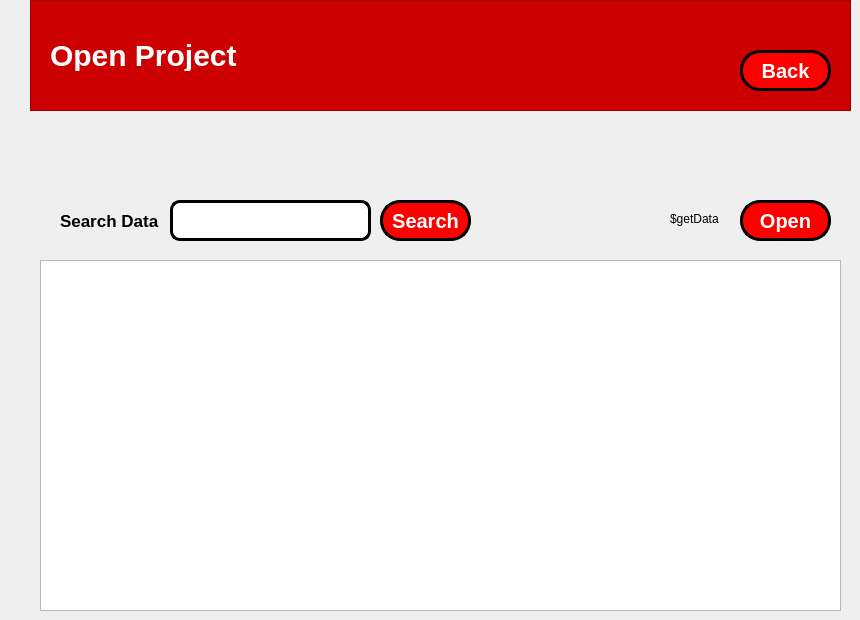
    <widget class="QWidget" name="openProject_5">
     <widget class="QTableView" name="tbOpenProjectTabel">
      <property name="geometry">
       <rect>
        <x>40</x>
        <y>260</y>
        <width>801</width>
        <height>351</height>
       </rect>
      </property>
     </widget>
     <widget class="QLabel" name="txtOpenProjectGetData">
      <property name="geometry">
       <rect>
        <x>670</x>
        <y>210</y>
        <width>67</width>
        <height>17</height>
       </rect>
      </property>
      <property name="text">
       <string>$getData</string>
      </property>
     </widget>
     <widget class="QPushButton" name="pushButton_3">
      <property name="geometry">
       <rect>
        <x>740</x>
        <y>50</y>
        <width>91</width>
        <height>41</height>
       </rect>
      </property>
      <property name="cursor">
       <cursorShape>PointingHandCursor</cursorShape>
      </property>
      <property name="layoutDirection">
       <enum>Qt::LeftToRight</enum>
      </property>
      <property name="styleSheet">
       <string notr="true">QPushButton {
	border-radius: 20px;
	background: red;
	color: white;
	font-weight: bold;
	font-size: 20px;
	border: 3px solid black;
	display: flex;
   	flex-direction: column;
  	align-items: center; 
  	text-align: center;
}

QPushButton:hover {
    background: qradialgradient(
        cx: 0.3, cy: -0.4, fx: 0.3, fy: -0.4,
        radius: 1.35, stop: 0 #fff, stop: 1 #bbb
        );
	color: black;
	border: 3px solid black;
    }

QPushButton:pressed {
    border-style: inset;
    background: qradialgradient(
        cx: 0.4, cy: -0.1, fx: 0.4, fy: -0.1,
        radius: 1.35, stop: 0 #fff, stop: 1 #ddd
        );
    }

QPushButton::icon {
    margin-bottom: 5px; 
}
</string>
      </property>
      <property name="text">
       <string>Back</string>
      </property>
      <property name="iconSize">
       <size>
        <width>50</width>
        <height>50</height>
       </size>
      </property>
      <property name="flat">
       <bool>false</bool>
      </property>
     </widget>
     <widget class="QFrame" name="frame_3">
      <property name="geometry">
       <rect>
        <x>30</x>
        <y>0</y>
        <width>821</width>
        <height>111</height>
       </rect>
      </property>
      <property name="styleSheet">
       <string notr="true">QFrame {
	background-color: rgb(204, 0, 0);
	color: white;
}</string>
      </property>
      <property name="frameShape">
       <enum>QFrame::StyledPanel</enum>
      </property>
      <property name="frameShadow">
       <enum>QFrame::Raised</enum>
      </property>
      <widget class="QLabel" name="label_12">
       <property name="geometry">
        <rect>
         <x>20</x>
         <y>40</y>
         <width>251</width>
         <height>31</height>
        </rect>
       </property>
       <property name="styleSheet">
        <string notr="true">QLabel {
	font-size: 30px;
	font-weight: bold;
}</string>
       </property>
       <property name="text">
        <string>Open Project</string>
       </property>
      </widget>
     </widget>
     <widget class="QPushButton" name="btOpenProjectBuka">
      <property name="geometry">
       <rect>
        <x>740</x>
        <y>200</y>
        <width>91</width>
        <height>41</height>
       </rect>
      </property>
      <property name="cursor">
       <cursorShape>PointingHandCursor</cursorShape>
      </property>
      <property name="layoutDirection">
       <enum>Qt::LeftToRight</enum>
      </property>
      <property name="styleSheet">
       <string notr="true">QPushButton {
	border-radius: 20px;
	background: red;
	color: white;
	font-weight: bold;
	font-size: 20px;
	border: 3px solid black;
	display: flex;
   	flex-direction: column;
  	align-items: center; 
  	text-align: center;
}

QPushButton:hover {
    background: qradialgradient(
        cx: 0.3, cy: -0.4, fx: 0.3, fy: -0.4,
        radius: 1.35, stop: 0 #fff, stop: 1 #bbb
        );
	color: black;
	border: 3px solid black;
    }

QPushButton:pressed {
    border-style: inset;
    background: qradialgradient(
        cx: 0.4, cy: -0.1, fx: 0.4, fy: -0.1,
        radius: 1.35, stop: 0 #fff, stop: 1 #ddd
        );
    }

QPushButton::icon {
    margin-bottom: 5px; 
}
</string>
      </property>
      <property name="text">
       <string>Open</string>
      </property>
      <property name="iconSize">
       <size>
        <width>50</width>
        <height>50</height>
       </size>
      </property>
      <property name="flat">
       <bool>false</bool>
      </property>
     </widget>
     <widget class="QPushButton" name="btOpenProjectCari">
      <property name="geometry">
       <rect>
        <x>380</x>
        <y>200</y>
        <width>91</width>
        <height>41</height>
       </rect>
      </property>
      <property name="cursor">
       <cursorShape>PointingHandCursor</cursorShape>
      </property>
      <property name="layoutDirection">
       <enum>Qt::LeftToRight</enum>
      </property>
      <property name="styleSheet">
       <string notr="true">QPushButton {
	border-radius: 20px;
	background: red;
	color: white;
	font-weight: bold;
	font-size: 20px;
	border: 3px solid black;
	display: flex;
   	flex-direction: column;
  	align-items: center; 
  	text-align: center;
}

QPushButton:hover {
    background: qradialgradient(
        cx: 0.3, cy: -0.4, fx: 0.3, fy: -0.4,
        radius: 1.35, stop: 0 #fff, stop: 1 #bbb
        );
	color: black;
	border: 3px solid black;
    }

QPushButton:pressed {
    border-style: inset;
    background: qradialgradient(
        cx: 0.4, cy: -0.1, fx: 0.4, fy: -0.1,
        radius: 1.35, stop: 0 #fff, stop: 1 #ddd
        );
    }

QPushButton::icon {
    margin-bottom: 5px; 
}
</string>
      </property>
      <property name="text">
       <string>Search</string>
      </property>
      <property name="iconSize">
       <size>
        <width>50</width>
        <height>50</height>
       </size>
      </property>
      <property name="flat">
       <bool>false</bool>
      </property>
     </widget>
     <widget class="QLabel" name="label_13">
      <property name="geometry">
       <rect>
        <x>60</x>
        <y>200</y>
        <width>101</width>
        <height>41</height>
       </rect>
      </property>
      <property name="styleSheet">
       <string notr="true">QLabel {
	font-size: 17px;
	font-weight: bold;
}</string>
      </property>
      <property name="text">
       <string>Search Data</string>
      </property>
     </widget>
     <widget class="QPushButton" name="btOpenProjectKembali">
      <property name="geometry">
       <rect>
        <x>740</x>
        <y>50</y>
        <width>91</width>
        <height>41</height>
       </rect>
      </property>
      <property name="cursor">
       <cursorShape>PointingHandCursor</cursorShape>
      </property>
      <property name="layoutDirection">
       <enum>Qt::LeftToRight</enum>
      </property>
      <property name="styleSheet">
       <string notr="true">QPushButton {
	border-radius: 20px;
	background: red;
	color: white;
	font-weight: bold;
	font-size: 20px;
	border: 3px solid black;
	display: flex;
   	flex-direction: column;
  	align-items: center; 
  	text-align: center;
}

QPushButton:hover {
    background: qradialgradient(
        cx: 0.3, cy: -0.4, fx: 0.3, fy: -0.4,
        radius: 1.35, stop: 0 #fff, stop: 1 #bbb
        );
	color: black;
	border: 3px solid black;
    }

QPushButton:pressed {
    border-style: inset;
    background: qradialgradient(
        cx: 0.4, cy: -0.1, fx: 0.4, fy: -0.1,
        radius: 1.35, stop: 0 #fff, stop: 1 #ddd
        );
    }

QPushButton::icon {
    margin-bottom: 5px; 
}
</string>
      </property>
      <property name="text">
       <string>Back</string>
      </property>
      <property name="iconSize">
       <size>
        <width>50</width>
        <height>50</height>
       </size>
      </property>
      <property name="flat">
       <bool>false</bool>
      </property>
     </widget>
     <widget class="QLineEdit" name="txtOpenProjectCari">
      <property name="geometry">
       <rect>
        <x>170</x>
        <y>200</y>
        <width>201</width>
        <height>41</height>
       </rect>
      </property>
      <property name="styleSheet">
       <string notr="true">QLineEdit {
	border-radius: 10px;
	border: 3px solid black;
}</string>
      </property>
     </widget>
    </widget>
